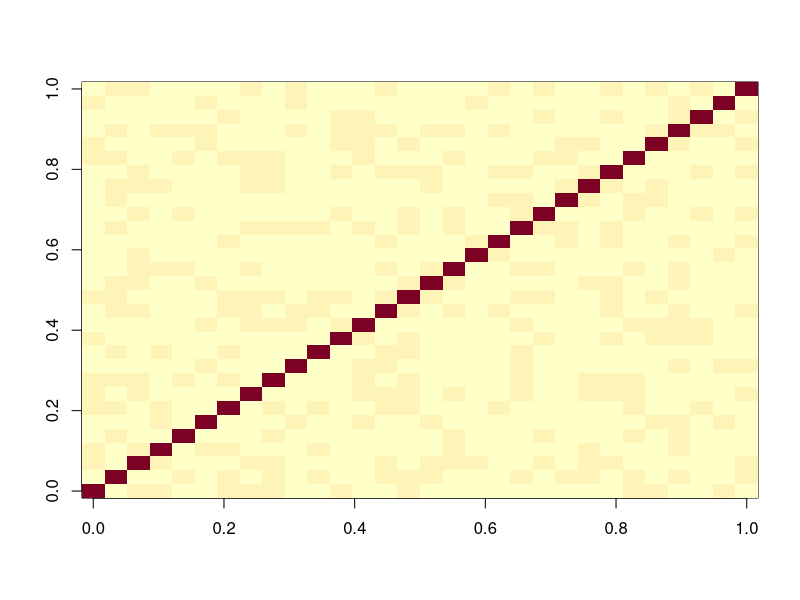
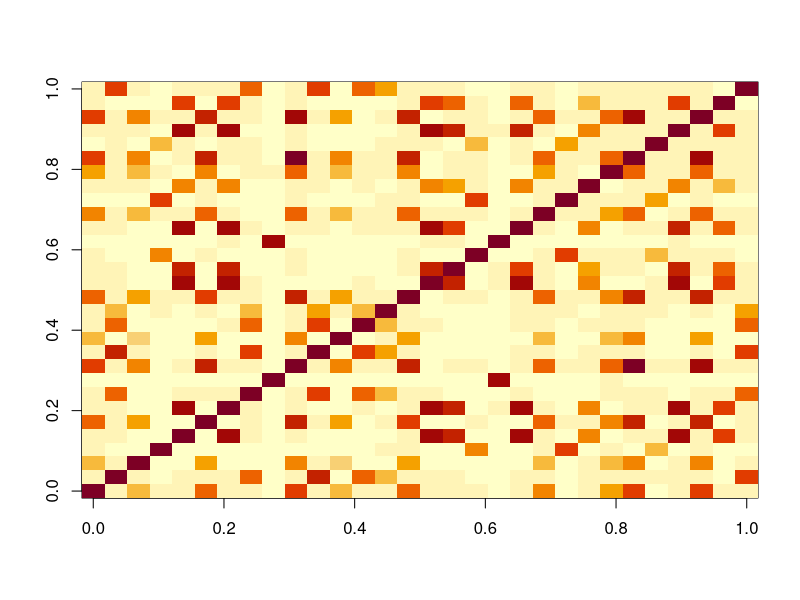
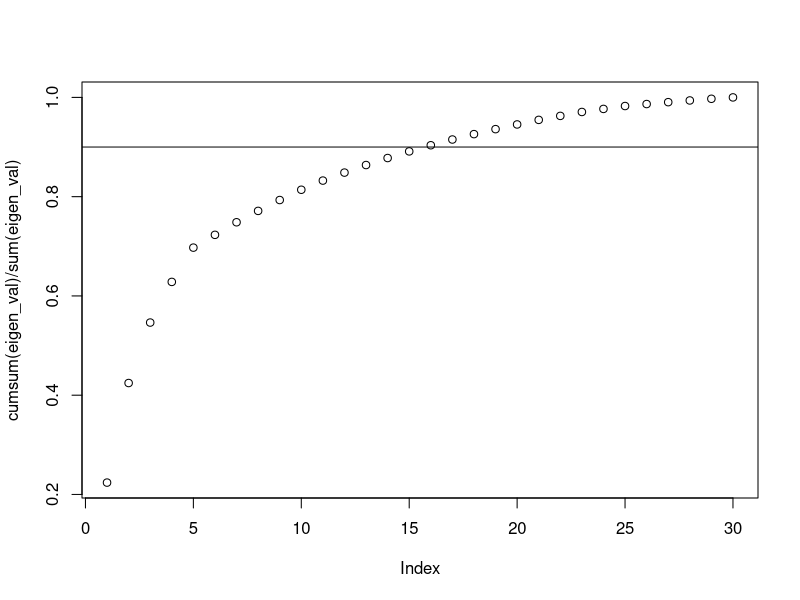
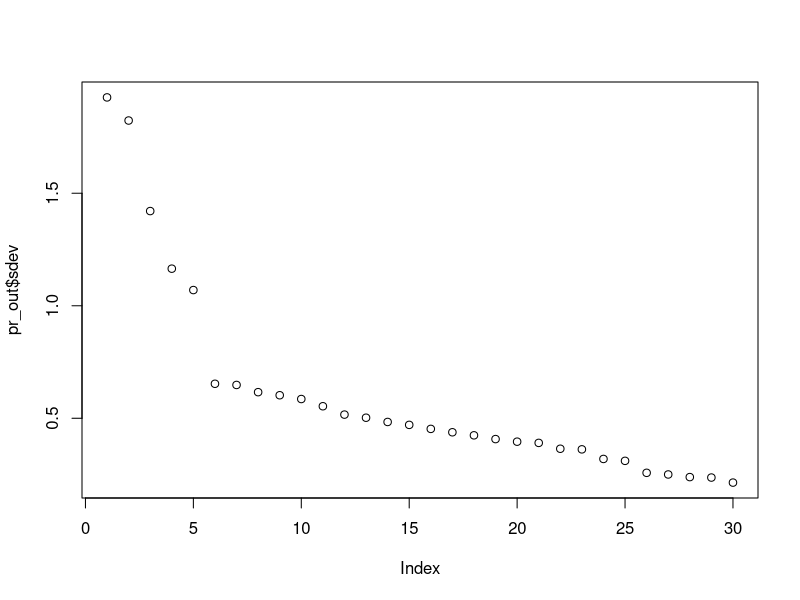
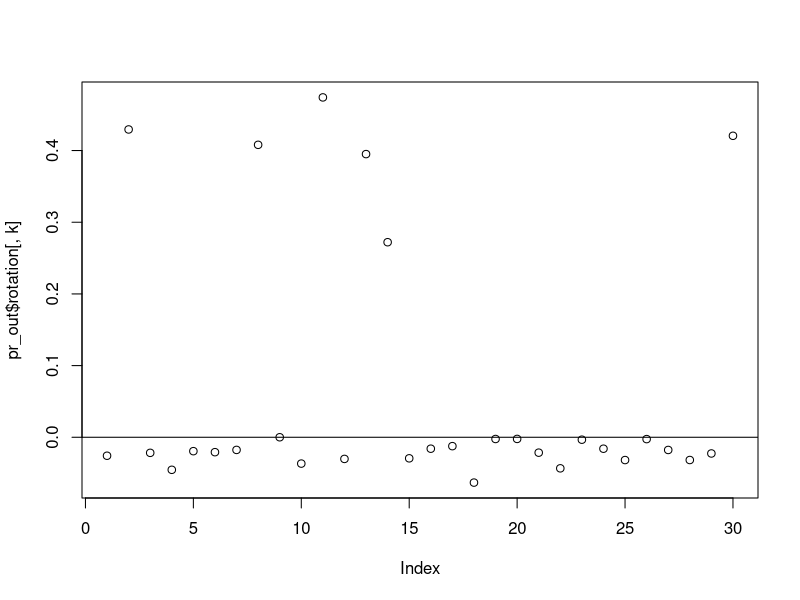
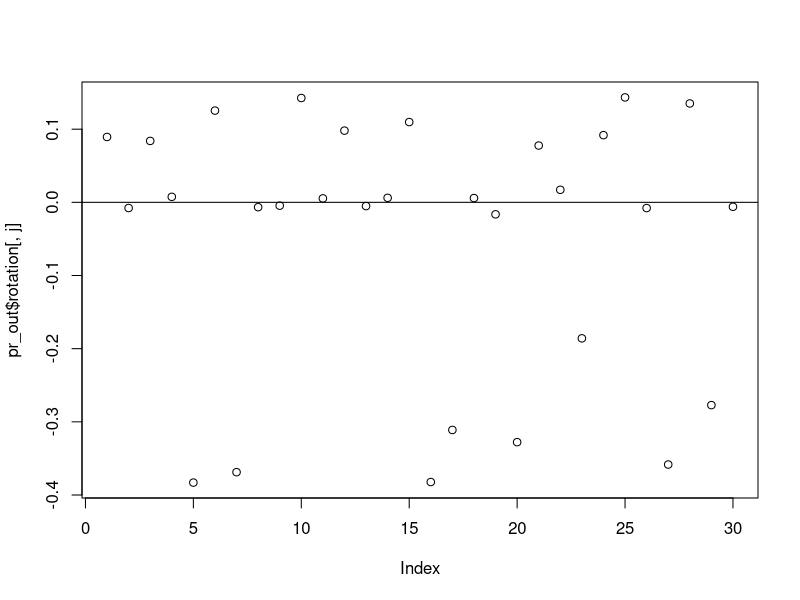

These charts were generated, in order, by the following R code:
## ---- chunk 1

hidden_p <- 5
observ_p <- 30
prob <- NULL # runif(hidden_p)
h2o <- sample(hidden_p,   #hidden to observed
              observ_p,
              replace=TRUE,
              prob=prob)
h2o <- sort(h2o)
sample_size <- 1000
hidden_z <- sapply(
  seq_len(hidden_p),
  function(x) rnorm(sample_size))
corrs <- runif(observ_p, 0.3, 0.8)

#create five groups of colinear stuff
observ_x <- mapply(
  function(i, corr) {
  hidden_z[, i] * corr + rnorm(sample_size) * (1 - corr) *100
    },
  h2o, corrs)

#observ_x is what you often see, but there is still hidden stuff

image(cor(observ_x))

#This looks weird to what we expect. It doesn't look like five groups
#if we sort instead it works


h2o <- sample(hidden_p,   #hidden to observed
              observ_p,
              replace=TRUE,
              prob=prob)

sample_size <- 1000
hidden_z <- sapply(
  seq_len(hidden_p),
  function(x) rnorm(sample_size))

#This effects how things are correlated!
corrs <- runif(observ_p, 0.3, 0.8)

#create five groups of colinear stuff
observ_x <- mapply(
  function(i, corr) {
  hidden_z[, i] * corr + rnorm(sample_size) * (1 - corr)
    },
  h2o, corrs)

#observ_x is what you often see, but there is still hidden stuff

image(cor(observ_x))


## ---- chunk 2

beta <- runif(hidden_p, -10, 10)
noise <- rnorm(sample_size, sd=10)
#hard to measure hidden forces!
#we can only measure x, but x is only correlated to hidden stuff
y <- hidden_z %*% beta + noise
df <- data.frame(y, observ_x)

#y depends on the hidden stuff not x


## ---- chunk 3
#training data set, first 800 points (80 percent)
train <- 1:800

ols <- lm(y ~ ., df, subset=train)
length(ols$residual) #correct length

#predict on points we didn't use to train
ols_pred <- predict(ols, df[-train,])

#error: differrence between measured values against predict. Mean of this squared MSE!
mean((df$y[-train] - ols_pred)^2)

#run ols 

#PCA TIME
#only input X, (feature matrix) into the PCA function
pr_out <- prcomp(observ_x, scale=FALSE)

#scale is used because Xs might not be in the same unit, so mean = 0, sd = 1
class(pr_out)

#it has its own class
names(pr_out)

#squared value of sdev is eigenvalue
eigen_val <- pr_out$sdev^2 

#cumulative sum as a fraction of total eigenvalues
plot(cumsum(eigen_val) / sum(eigen_val))
abline(h=.9)
#here after the 5th point, the slope tapers off! This is directly related to the hidden_p value at the beginning. It should help show you how many important hidden features there are. 

#it is the percent of variabilitiy caputured by the first k components

#If you don't know what to choose, 90% variability is a good point 


plot(pr_out$sdev)
#Very similar, but not as interpretable as percent of variability. 

#These steps is how k is chosen.

#K is the dimension of W. Data came n x p. We need to shrink it to k. If you don't have
#a clear cut, use 90%

#we don't want to keep all the variability because not all features provide useful
#information. Some of them are so colinear, they just add noise. 

cutoff <- 5

#now we are looking at x

#only pull out first k columns

dim(pr_out$x)
dim(observ_x)
#these will be the same, but we choose a cutoff. 



W <- pr_out$x[, 1:cutoff]
df_w <- data.frame(y, W)


#PCA doesn't have to be lm. It could be ridge or lasso too
#should be like the ols from above
pca <- lm(y ~ ., df_w, subset=train)
#same prediction
pca_pred <- predict(pca, df_w[-train,])

#prediction error
mean((df_w$y[-train] - pca_pred)^2)

#that was the classic view of PCA 
## ---- chunk 4
k <- 3
plot(pr_out$rotation[,k])
abline(h = 0)
which(abs(pr_out$rotation[, k]) > 0.2)

#what is the truth we should be comparing to?

pr_out <- prcomp(observ_x)


test_x <- scale(observ_x, scale = FALSE) %*%
pr_out$rotation
pr_out$x

#Now looking at rotation

head(observ_x, 1 ) %*% pr_out$rotation[,1]





#k is which column are we going to examine

j <- 2
plot(pr_out$rotation[, j])
abline(h = 0)
which(abs(pr_out$rotation[, j]) > 0.2)
# what is the truth we should be comparing to?


#What is rotation. Matrix (30 x 30 in this case)
dim(pr_out$rotation)
#it is actually p x p rather than p x k to give you more columns

head(pr_out$rotation[,k])
#kth eigenvector which correspods with the kth largest value (most significant) value


#this will always be 1. Property of rotation matrix
sum(pr_out$rotation[,k]^2)







